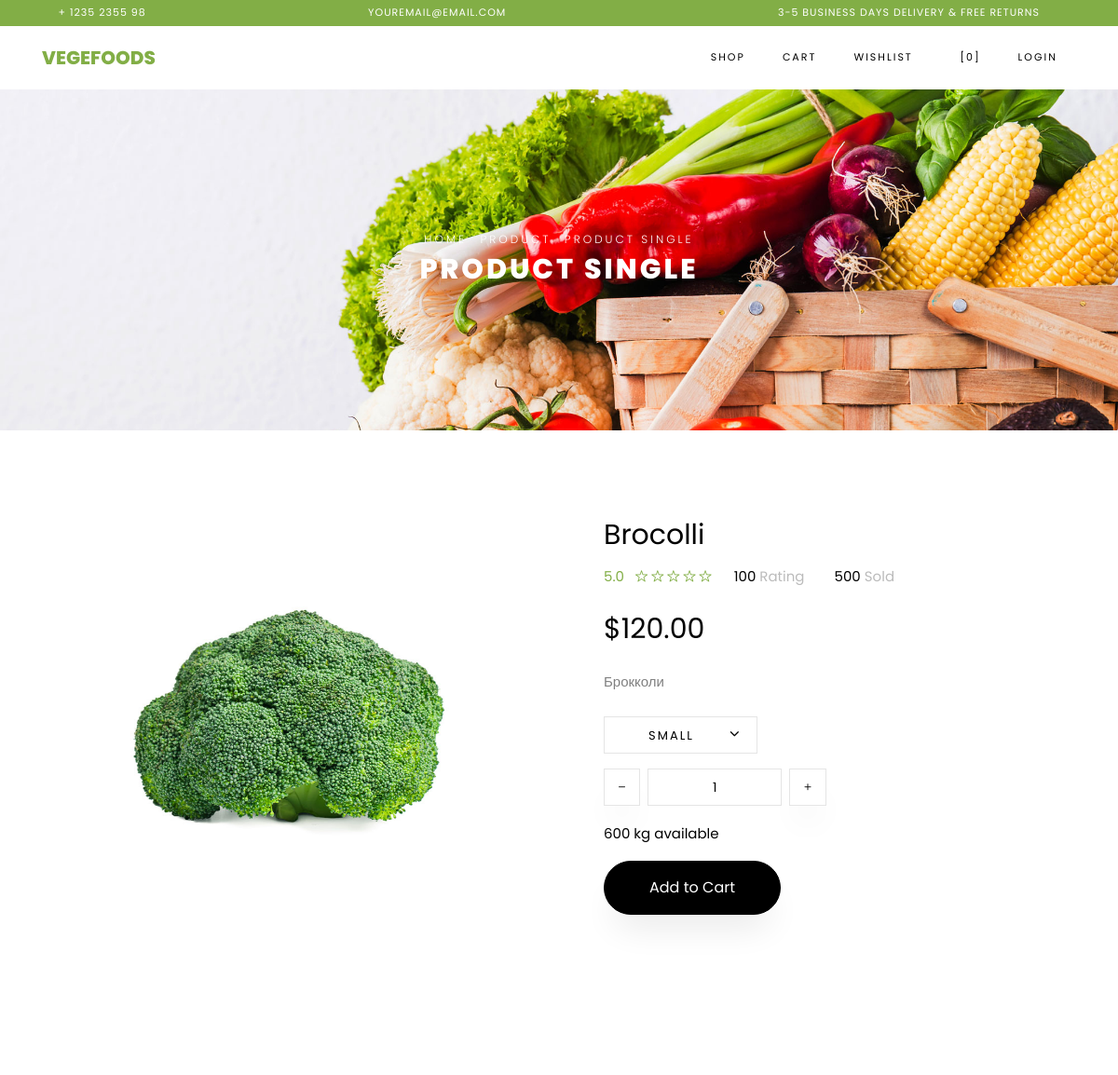
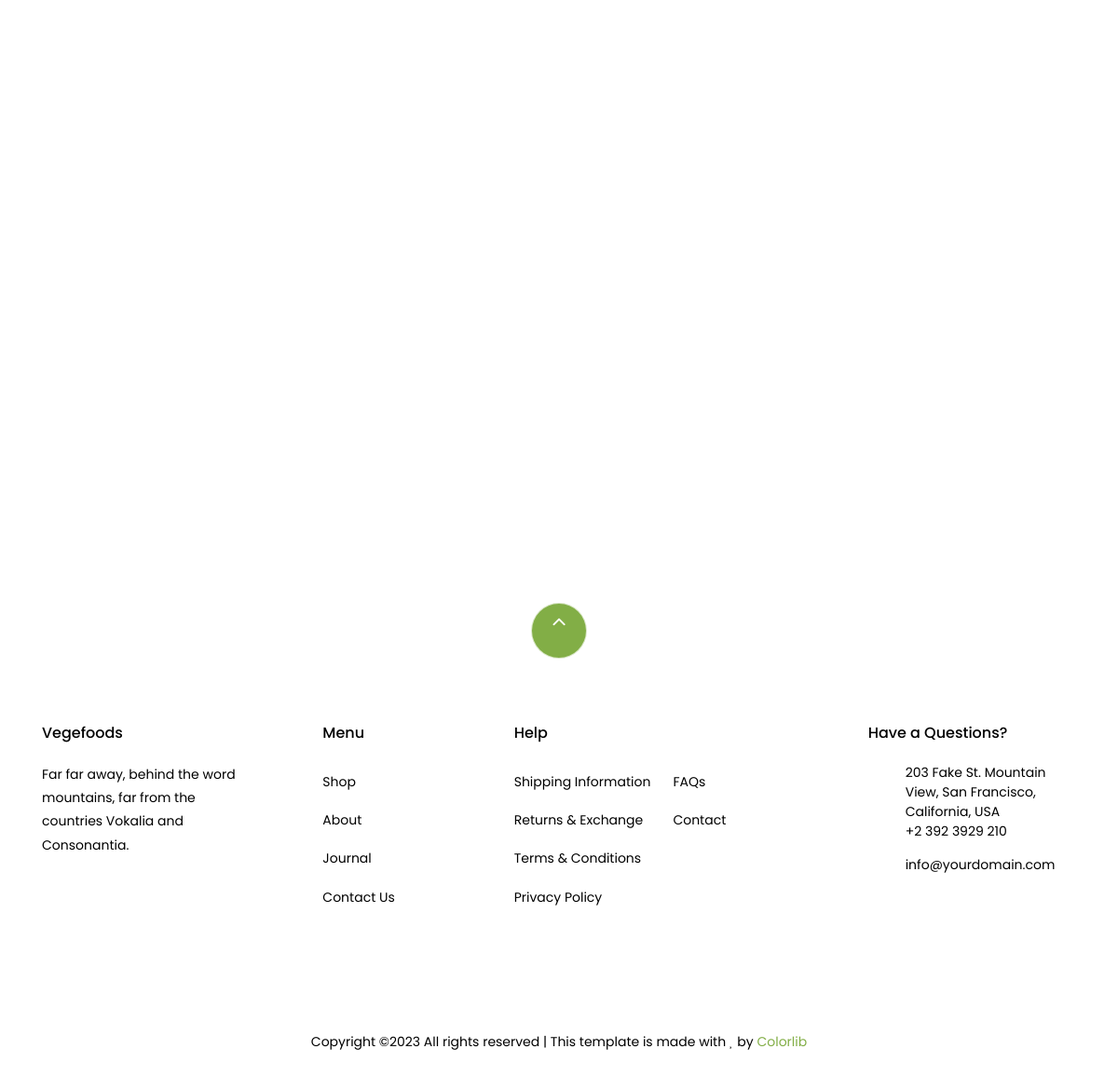
The page /product/6/ on the database its author committed (2 pictures, top to bottom).
### store/models.py (models this page shows, shortened)
class Product(models.Model):
    name = models.CharField(max_length=255)
    description = models.TextField()
    price = models.DecimalField(max_digits=10, decimal_places=2)
    image = models.ImageField(upload_to='static/products/', null=True, blank=True)
    category = models.ForeignKey(Category, on_delete=models.CASCADE)
    created_time = models.DateTimeField(auto_now_add=True)
    updated_time = models.DateTimeField(auto_now=True)

### store/views.py (the view)
# urls.py: path('product/<int:id>/', ProductSingleView.as_view(), name='product'),
class ProductSingleView(View):
    def get(self, request, id):
        data = Product.objects.get(id=id)
        return render(request,
                      'store/product-single.html',
                      context={'name': data.name,
                               'description': data.description,
                               'price': data.price,
                               'rating': 5.0,
                               'url': data.image.url,
                               })

### store/templates/store/product-single.html (shortened to what this page needs)
{% extends 'store/base.html' %}
{% load static %}
{% block content %}
    <div class="hero-wrap hero-bread" style="background-image: url({% static 'store/images/bg_1.jpg'%});">
      <div class="container">
        <div class="row no-gutters slider-text align-items-center justify-content-center">
          <div class="col-md-9 ftco-animate text-center">
          	<p class="breadcrumbs"><span class="mr-2"><a href="index.html">Home</a></span> <span class="mr-2"><a href="index.html">Product</a></span> <span>Product Single</span></p>
            <h1 class="mb-0 bread">Product Single</h1>
          </div>
        </div>
      </div>
    </div>
    <section class="ftco-section">
    	<div class="container">
    		<div class="row">
    			<div class="col-lg-6 mb-5 ftco-animate">
    				<a href="{{ url }}" class="image-popup"><img src="{{ url }}" class="img-fluid" alt="Colorlib Template"></a>
    			</div>
    			<div class="col-lg-6 product-details pl-md-5 ftco-animate">
    				<h3>{{name}}</h3>
    				<div class="rating d-flex">
							<p class="text-left mr-4">
								<a href="#" class="mr-2">{{rating}}</a>
								<a href="#"><span class="ion-ios-star-outline"></span></a>
								<a href="#"><span class="ion-ios-star-outline"></span></a>
								<a href="#"><span class="ion-ios-star-outline"></span></a>
								<a href="#"><span class="ion-ios-star-outline"></span></a>
								<a href="#"><span class="ion-ios-star-outline"></span></a>
							</p>
							<p class="text-left mr-4">
								<a href="#" class="mr-2" style="color: #000;">100 <span style="color: #bbb;">Rating</span></a>
							</p>
							<p class="text-left">
								<a href="#" class="mr-2" style="color: #000;">500 <span style="color: #bbb;">Sold</span></a>
							</p>
						</div>
    				<p class="price"><span>${{price}}</span></p>
    				<p>{{description}}
						</p>
						<div class="row mt-4">
							<div class="col-md-6">
								<div class="form-group d-flex">
		              <div class="select-wrap">
	                  <div class="icon"><span class="ion-ios-arrow-down"></span></div>
	                  <select name="" id="" class="form-control">
	                  	<option value="">Small</option>
	                  </select>
	                </div>
		            </div>
							</div>
							<div class="input-group col-md-6 d-flex mb-3">
	             	<span class="input-group-btn mr-2">
	                	<button type="button" class="quantity-left-minus btn"  data-type="minus" data-field="">
	                   <i class="ion-ios-remove"></i>
	                	</button>
	            		</span>
	             	<input type="text" id="quantity" name="quantity" class="form-control input-number" value="1" min="1" max="100">
	             	<span class="input-group-btn ml-2">
	                	<button type="button" class="quantity-right-plus btn" data-type="plus" data-field="">
	                     <i class="ion-ios-add"></i>
	                 </button>
	             	</span>
	          	</div>
	          	<div class="col-md-12">
	          		<p style="color: #000;">600 kg available</p>
	          	</div>
          	</div>
          	<p><a href="cart.html" class="btn btn-black py-3 px-5">Add to Cart</a></p>
    			</div>
    		</div>
    	</div>
    </section>
    <section class="ftco-section">
    	<div class="container">
				<div class="row justify-content-center mb-3 pb-3">
        </div>
    	</div>
    	<div class="container">
    		<div class="row">
    		</div>
    	</div>
    </section>
{% endblock %}

### rows shown on the page
Product: name "Brocolli", price "120.00", description "Брокколи"

### other values the page prints
{{ rating }} "5.0"
